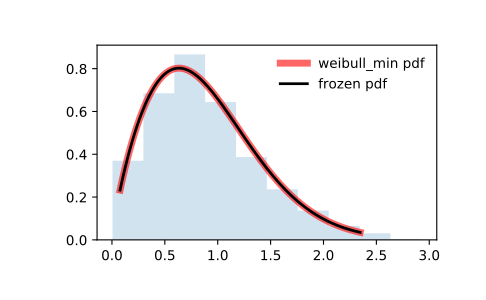

Write the Python code that produced this figure.
from scipy.stats import weibull_min
import matplotlib.pyplot as plt
fig, ax = plt.subplots(1, 1)

# Calculate a few first moments:

c = 1.79
mean, var, skew, kurt = weibull_min.stats(c, moments='mvsk')

# Display the probability density function (``pdf``):

x = np.linspace(weibull_min.ppf(0.01, c),
                weibull_min.ppf(0.99, c), 100)
ax.plot(x, weibull_min.pdf(x, c),
       'r-', lw=5, alpha=0.6, label='weibull_min pdf')

# Alternatively, the distribution object can be called (as a function)
# to fix the shape, location and scale parameters. This returns a "frozen"
# RV object holding the given parameters fixed.

# Freeze the distribution and display the frozen ``pdf``:

rv = weibull_min(c)
ax.plot(x, rv.pdf(x), 'k-', lw=2, label='frozen pdf')

# Check accuracy of ``cdf`` and ``ppf``:

vals = weibull_min.ppf([0.001, 0.5, 0.999], c)
np.allclose([0.001, 0.5, 0.999], weibull_min.cdf(vals, c))
# True

# Generate random numbers:

r = weibull_min.rvs(c, size=1000)

# And compare the histogram:

ax.hist(r, density=True, histtype='stepfilled', alpha=0.2)
ax.legend(loc='best', frameon=False)
plt.show()
